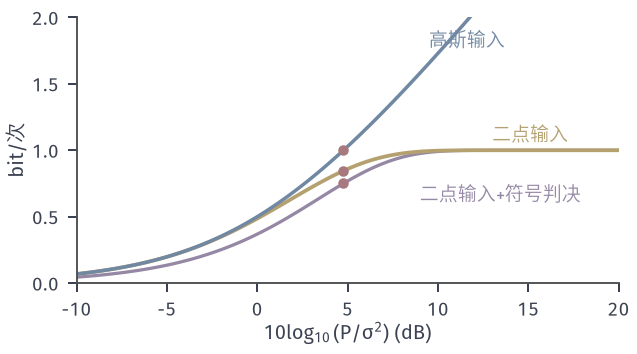

Write Python code to recreate this figure.
from pathlib import Path
import sys, math
HERE = Path(__file__).resolve().parent
sys.path.insert(0, str(HERE.parent/"gcc-common"))
from gcc_fig import *
# Information rates against s = P/sigma^2 (dB) for sigma^2 = 1:
#   blue: Gaussian input, capacity 0.5 log2(1+s);
#   yellow: equiprobable binary input +-sqrt(s), real output (numerical integration);
#   purple: same binary input followed by sign decisions -> BSC with p = Q(sqrt(s)), rate 1 - h2(p).
# Red dots at s = 3 (4.77 dB): 1.000, 0.845, 0.750.
db = np.linspace(-10, 20, 121); s = 10**(db/10)
cg = cap(s)
cb = np.array([binary_input_capacity(v) for v in s])
ch = 1-h2(Qf(np.sqrt(s)))
fig, ax = figure(width_mm=90, height_mm=50)
panel(fig, left=.12, right=.97, top=.95, bottom=.2)
ax.plot(db, ch, color=PURPLE, lw=1.3)
ax.plot(db, cb, color=YELLOW, lw=1.5)
ax.plot(db, cg, color=BLUE, lw=1.4)
x3 = 10*math.log10(3)
v = [1.0, binary_input_capacity(3.0), float(1-h2(Qf(math.sqrt(3.0))))]
for t in v:
    dot(ax, x3, t)
ax.set_xlim(-10, 20); ax.set_ylim(0, 2.0); ax.set_yticks([0, .5, 1, 1.5, 2])
ax.set_xlabel(r'$10\log_{10}(P/\sigma^2)$ (dB)', labelpad=1); ax.set_ylabel('bit/次', labelpad=2)
lab(ax, 9.5, 1.78, '高斯输入', BLUE)
lab(ax, 13.0, 1.07, '二点输入', YELLOW)
lab(ax, 9.0, .62, '二点输入+符号判决', PURPLE)
save(fig, HERE, 'figure', {'at_s=3': v})
